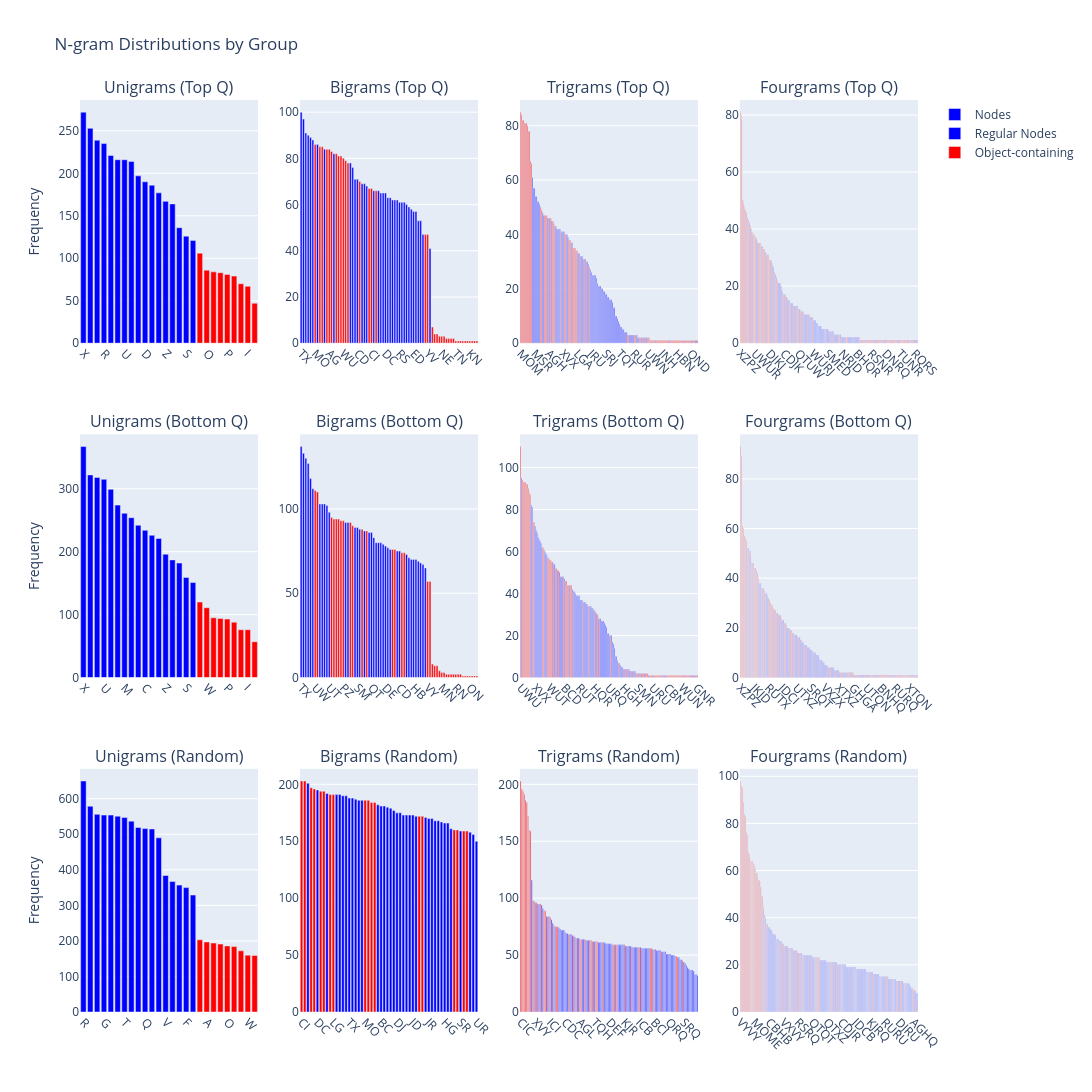

The code cell stored with this chart in its notebook:
### Code cell
def get_trajectory_data(source_type, explore_df, graph):
    """Get trajectory data based on source type."""
    if source_type == "top_quartile":
        return "".join(explore_df[explore_df['quartile'] == 4]['explore_traj'].values)
    elif source_type == "bottom_quartile":
        return "".join(explore_df[explore_df['quartile'] == 1]['explore_traj'].values)
    elif source_type == "random_walk":
        return "".join(random_walk(graph, start_node='A', n_steps=10000))
    else:
        raise ValueError("Invalid source type")

def process_ngrams(trajectory, n, top_k=None):
    """Process n-grams and return sorted, filtered counts."""
    ngrams = get_ngrams(trajectory, n)
    ngram_counts = Counter(ngrams)
    filtered = {k: v for k, v in ngram_counts.items() if '#' not in k and ' ' not in k}
    sorted_counts = dict(sorted(filtered.items(), key=lambda x: x[1], reverse=True))
    if top_k:
        return dict(list(sorted_counts.items())[:top_k])
    return sorted_counts

def create_bar_trace(data_dict, highlight_nodes, row, col):
    """Create a bar trace with appropriate coloring."""
    colors = ['red' if any(node in highlight_nodes for node in ngram) else 'blue' 
              for ngram in data_dict.keys()]
    
    return go.Bar(
        x=list(data_dict.keys()),
        y=list(data_dict.values()),
        marker_color=colors,
        showlegend=(row == 1 and col == 1),  # Only show legend for first plot
        name='Nodes' if col == 1 else 'Bigrams' if col == 2 else 'Trigrams' if col == 3 else 'Fourgrams'
    )

# Create figure with 3x4 subplots
fig = make_subplots(
    rows=3, cols=4,
    subplot_titles=('Unigrams (Top Q)', 'Bigrams (Top Q)', 'Trigrams (Top Q)', 'Fourgrams (Top Q)',
                   'Unigrams (Bottom Q)', 'Bigrams (Bottom Q)', 'Trigrams (Bottom Q)', 'Fourgrams (Bottom Q)',
                   'Unigrams (Random)', 'Bigrams (Random)', 'Trigrams (Random)', 'Fourgrams (Random)'),
    vertical_spacing=0.1
)

highlight_nodes = set('ALIKNOPWY')
source_types = ["top_quartile", "bottom_quartile", "random_walk"]

# Process each source type (creates one row of plots)
for row_idx, source_type in enumerate(source_types, 1):
    # Get trajectory data
    trajs_to_plot = get_trajectory_data(source_type, explore_df, graph)
    
    # Create each type of n-gram plot
    unigrams = process_ngrams(trajs_to_plot, 1)
    bigrams = process_ngrams(trajs_to_plot, 2)
    trigrams = process_ngrams(trajs_to_plot, 3)#, top_k=20)
    fourgrams = process_ngrams(trajs_to_plot, 4)#, top_k=20)
    
    # Add traces for each n-gram type
    for col_idx, ngrams in enumerate([unigrams, bigrams, trigrams, fourgrams], 1):
        trace = create_bar_trace(ngrams, highlight_nodes, row_idx, col_idx)
        fig.add_trace(trace, row=row_idx, col=col_idx)

# Add dummy traces for legend
fig.add_trace(
    go.Bar(x=[None], y=[None], name='Regular Nodes', marker_color='blue',
           showlegend=True),
    row=1, col=1
)
fig.add_trace(
    go.Bar(x=[None], y=[None], name='Object-containing', marker_color='red',
           showlegend=True),
    row=1, col=1
)

# Update layout
fig.update_layout(
    height=1500,  # Increased height for 3 rows
    width=2000,
    showlegend=True,
    title_text="N-gram Distributions by Group"
)

# Update all x-axes
for row in range(1, 4):
    for col in range(1, 5):
        fig.update_xaxes(tickangle=45, row=row, col=col)
        if col == 1:  # Only add y-axis title for first column
            fig.update_yaxes(title_text="Frequency", row=row, col=col)

fig.show()

### Figure 1 — Plotly figure (JSON) as saved in the notebook; plotly's stock layout.template omitted (floating-point values rounded to 4 significant figures; data arrays with more than 128 entries replaced by an {"elided": "..."} marker saying what was removed)
{"data": [{"marker": {"color": ["blue", "blue", "blue", "blue", "blue", "blue", "blue", "blue", "blue", "blue", "blue", "blue", "blue", "blue", "blue", "blue", "blue", "red", "red", "red", "red", "red", "red", "red", "red", "red"]}, "name": "Nodes", "showlegend": true, "type": "bar", "x": ["X", "G", "T", "R", "M", "E", "U", "H", "C", "D", "J", "Q", "Z", "F", "V", "S", "B", "N", "O", "A", "W", "P", "L", "K", "I", "Y"], "xaxis": "x", "y": [272, 253, 239, 235, 221, 216, 216, 214, 197, 190, 186, 177, 167, 164, 136, 126, 121, 106, 86, 84, 83, 81, 79, 70, 67, 47], "yaxis": "y"}, {"marker": {"color": ["blue", "blue", "blue", "blue", "blue", "blue", "red", "blue", "red", "red", "blue", "red", "red", "red", "blue", "red", "red", "red", "red", "red", "red", "blue", "blue", "blue", "blue", "red", "blue", "blue", "blue", "red", "red", "blue", "red", "blue", "blue", "blue", "blue", "blue", "blue", "blue", "blue", "blue", "blue", "blue", "blue", "blue", "blue", "blue", "blue", "blue", "blue", "blue", "blue", "red", "red", "blue", "red", "red", "red", "red", "red", "red", "red", "red", "red", "red", "red", "red", "red", "red", "red", "red", "red", "red", "red", "red"]}, "name": "Bigrams", "showlegend": false, "type": "bar", "x": ["TX", "XT", "HG", "GH", "XV", "VX", "MO", "XZ", "OM", "FN", "ZX", "GA", "AG", "UW", "EF", "NF", "ZP", "PZ", "WU", "GL", "LG", "FE", "EM", "TQ", "CD", "JK", "UT", "QT", "ME", "KJ", "CI", "BC", "IC", "TU", "DE", "MS", "DC", "QH", "SR", "RU", "HB", "RJ", "RS", "JR", "UR", "SM", "HQ", "CB", "ED", "DJ", "JD", "BH", "RQ", "VY", "YV", "QR", "NR", "NH", "ND", "QN", "NE", "UN", "NU", "DN", "BN", "WN", "TN", "SN", "JN", "IN", "HN", "VN", "KN", "NT", "ON", "ZN"], "xaxis": "x2", "y": [100, 97, 91, 90, 89, 88, 86, 86, 85, 85, 84, 84, 84, 83, 82, 82, 81, 81, 80, 79, 78, 78, 76, 71, 71, 70, 69, 69, 68, 67, 67, 66, 66, 66, 65, 65, 65, 63, 63, 62, 62, 62, 61, 61, 61, 60, 59, 58, 57, 57, 53, 53, 47, 47, 47, 41, 7, 4, 4, 3, 3, 3, 2, 2, 2, 2, 1, 1, 1, 1, 1, 1, 1, 1, 1, 1], "yaxis": "y2"}, {"marker": {"color": {"elided": "176 str values"}}, "name": "Trigrams", "showlegend": false, "type": "bar", "x": {"elided": "176 str values"}, "xaxis": "x3", "y": {"elided": "176 int values"}, "yaxis": "y3"}, {"marker": {"color": {"elided": "331 str values"}}, "name": "Fourgrams", "showlegend": false, "type": "bar", "x": {"elided": "331 str values"}, "xaxis": "x4", "y": {"elided": "331 int values"}, "yaxis": "y4"}, {"marker": {"color": ["blue", "blue", "blue", "blue", "blue", "blue", "blue", "blue", "blue", "blue", "blue", "blue", "blue", "blue", "blue", "blue", "blue", "red", "red", "red", "red", "red", "red", "red", "red", "red"]}, "name": "Nodes", "showlegend": false, "type": "bar", "x": ["X", "R", "T", "U", "G", "H", "M", "E", "D", "C", "Q", "J", "Z", "V", "F", "S", "B", "N", "W", "A", "O", "P", "L", "K", "I", "Y"], "xaxis": "x5", "y": [367, 322, 318, 315, 299, 274, 261, 254, 242, 234, 226, 221, 196, 187, 182, 159, 151, 120, 111, 95, 94, 93, 88, 76, 76, 57], "yaxis": "y5"}, {"marker": {"color": ["blue", "blue", "blue", "blue", "blue", "blue", "red", "red", "blue", "blue", "blue", "blue", "blue", "red", "red", "red", "red", "red", "red", "blue", "blue", "red", "red", "blue", "blue", "blue", "red", "blue", "red", "blue", "blue", "blue", "blue", "blue", "blue", "blue", "blue", "blue", "blue", "red", "red", "blue", "blue", "red", "red", "blue", "blue", "blue", "blue", "blue", "blue", "blue", "blue", "blue", "red", "red", "red", "red", "red", "red", "red", "red", "red", "red", "red", "red", "red", "red", "red", "red", "red", "red", "red", "red", "red", "red"]}, "name": "Bigrams", "showlegend": false, "type": "bar", "x": ["TX", "XT", "XV", "VX", "HG", "GH", "UW", "WU", "XZ", "ZX", "UR", "TU", "UT", "GA", "FN", "AG", "MO", "ZP", "PZ", "EF", "DC", "OM", "NF", "RU", "SM", "FE", "GL", "ME", "LG", "RS", "QT", "HQ", "ED", "BH", "EM", "CB", "DE", "RJ", "TQ", "JK", "CI", "JD", "CD", "KJ", "IC", "MS", "QR", "DJ", "HB", "SR", "JR", "BC", "RQ", "QH", "VY", "YV", "NR", "NU", "NH", "ND", "MN", "QN", "DN", "HN", "KN", "UN", "RN", "VN", "CN", "NE", "BN", "AN", "ON", "XN", "IN", "GN"], "xaxis": "x6", "y": [137, 133, 130, 127, 118, 112, 111, 110, 103, 103, 103, 102, 98, 95, 94, 94, 94, 93, 93, 92, 92, 92, 90, 89, 89, 88, 88, 87, 87, 86, 86, 83, 80, 80, 80, 79, 78, 77, 76, 76, 76, 75, 75, 74, 74, 73, 71, 70, 70, 70, 69, 68, 67, 65, 57, 57, 8, 7, 7, 4, 3, 3, 2, 2, 2, 2, 2, 2, 2, 1, 1, 1, 1, 1, 1, 1], "yaxis": "y6"}, {"marker": {"color": {"elided": "182 str values"}}, "name": "Trigrams", "showlegend": false, "type": "bar", "x": {"elided": "182 str values"}, "xaxis": "x7", "y": {"elided": "182 int values"}, "yaxis": "y7"}, {"marker": {"color": {"elided": "355 str values"}}, "name": "Fourgrams", "showlegend": false, "type": "bar", "x": {"elided": "355 str values"}, "xaxis": "x8", "y": {"elided": "355 int values"}, "yaxis": "y8"}, {"marker": {"color": ["blue", "blue", "blue", "blue", "blue", "blue", "blue", "blue", "blue", "blue", "blue", "blue", "blue", "blue", "blue", "blue", "blue", "red", "red", "red", "red", "red", "red", "red", "red", "red"]}, "name": "Nodes", "showlegend": false, "type": "bar", "x": ["R", "C", "D", "G", "E", "X", "T", "M", "H", "Q", "J", "U", "V", "B", "Z", "F", "S", "I", "A", "Y", "L", "O", "P", "K", "W", "N"], "xaxis": "x9", "y": [650, 579, 556, 554, 554, 551, 547, 537, 519, 516, 515, 490, 384, 367, 357, 350, 329, 203, 197, 194, 191, 186, 184, 172, 160, 159], "yaxis": "y9"}, {"marker": {"color": ["red", "red", "blue", "red", "red", "blue", "red", "red", "blue", "red", "red", "blue", "blue", "blue", "blue", "blue", "blue", "blue", "blue", "blue", "red", "red", "red", "red", "blue", "blue", "blue", "blue", "blue", "blue", "blue", "blue", "blue", "blue", "blue", "blue", "blue", "red", "red", "blue", "blue", "blue", "blue", "blue", "blue", "blue", "blue", "blue", "red", "red", "blue", "red", "red", "blue", "blue", "blue"]}, "name": "Bigrams", "showlegend": false, "type": "bar", "x": ["CI", "IC", "CD", "AG", "GA", "DC", "VY", "YV", "HB", "GL", "LG", "EF", "FE", "XV", "VX", "TX", "XT", "TQ", "BH", "DE", "MO", "OM", "ZP", "PZ", "ED", "BC", "EM", "UT", "QT", "ME", "DJ", "CB", "XZ", "ZX", "MS", "JD", "TU", "JK", "KJ", "QR", "JR", "SM", "RQ", "RJ", "GH", "HG", "QH", "HQ", "UW", "WU", "SR", "FN", "NF", "RU", "RS", "UR"], "xaxis": "x10", "y": [203, 203, 201, 197, 196, 195, 194, 194, 192, 191, 191, 191, 191, 190, 190, 188, 188, 187, 186, 186, 186, 186, 184, 184, 182, 181, 181, 180, 179, 177, 175, 175, 173, 173, 173, 173, 172, 172, 172, 171, 170, 170, 168, 168, 167, 166, 166, 161, 160, 160, 159, 159, 159, 158, 156, 150], "yaxis": "y10"}, {"marker": {"color": {"elided": "144 str values"}}, "name": "Trigrams", "showlegend": false, "type": "bar", "x": {"elided": "144 str values"}, "xaxis": "x11", "y": {"elided": "144 int values"}, "yaxis": "y11"}, {"marker": {"color": {"elided": "370 str values"}}, "name": "Fourgrams", "showlegend": false, "type": "bar", "x": {"elided": "370 str values"}, "xaxis": "x12", "y": {"elided": "370 int values"}, "yaxis": "y12"}, {"marker": {"color": "blue"}, "name": "Regular Nodes", "showlegend": true, "type": "bar", "x": [null], "xaxis": "x", "y": [null], "yaxis": "y"}, {"marker": {"color": "red"}, "name": "Object-containing", "showlegend": true, "type": "bar", "x": [null], "xaxis": "x", "y": [null], "yaxis": "y"}], "layout": {"annotations": [{"font": {"size": 16}, "showarrow": false, "text": "Unigrams (Top Q)", "x": 0.1062, "xanchor": "center", "xref": "paper", "y": 1, "yanchor": "bottom", "yref": "paper"}, {"font": {"size": 16}, "showarrow": false, "text": "Bigrams (Top Q)", "x": 0.3688, "xanchor": "center", "xref": "paper", "y": 1, "yanchor": "bottom", "yref": "paper"}, {"font": {"size": 16}, "showarrow": false, "text": "Trigrams (Top Q)", "x": 0.6313, "xanchor": "center", "xref": "paper", "y": 1, "yanchor": "bottom", "yref": "paper"}, {"font": {"size": 16}, "showarrow": false, "text": "Fourgrams (Top Q)", "x": 0.8938, "xanchor": "center", "xref": "paper", "y": 1, "yanchor": "bottom", "yref": "paper"}, {"font": {"size": 16}, "showarrow": false, "text": "Unigrams (Bottom Q)", "x": 0.1062, "xanchor": "center", "xref": "paper", "y": 0.6333, "yanchor": "bottom", "yref": "paper"}, {"font": {"size": 16}, "showarrow": false, "text": "Bigrams (Bottom Q)", "x": 0.3688, "xanchor": "center", "xref": "paper", "y": 0.6333, "yanchor": "bottom", "yref": "paper"}, {"font": {"size": 16}, "showarrow": false, "text": "Trigrams (Bottom Q)", "x": 0.6313, "xanchor": "center", "xref": "paper", "y": 0.6333, "yanchor": "bottom", "yref": "paper"}, {"font": {"size": 16}, "showarrow": false, "text": "Fourgrams (Bottom Q)", "x": 0.8938, "xanchor": "center", "xref": "paper", "y": 0.6333, "yanchor": "bottom", "yref": "paper"}, {"font": {"size": 16}, "showarrow": false, "text": "Unigrams (Random)", "x": 0.1062, "xanchor": "center", "xref": "paper", "y": 0.2667, "yanchor": "bottom", "yref": "paper"}, {"font": {"size": 16}, "showarrow": false, "text": "Bigrams (Random)", "x": 0.3688, "xanchor": "center", "xref": "paper", "y": 0.2667, "yanchor": "bottom", "yref": "paper"}, {"font": {"size": 16}, "showarrow": false, "text": "Trigrams (Random)", "x": 0.6313, "xanchor": "center", "xref": "paper", "y": 0.2667, "yanchor": "bottom", "yref": "paper"}, {"font": {"size": 16}, "showarrow": false, "text": "Fourgrams (Random)", "x": 0.8938, "xanchor": "center", "xref": "paper", "y": 0.2667, "yanchor": "bottom", "yref": "paper"}], "height": 1500, "showlegend": true, "title": {"text": "N-gram Distributions by Group"}, "width": 2000, "xaxis": {"anchor": "y", "domain": [0, 0.2125], "tickangle": 45}, "xaxis10": {"anchor": "y10", "domain": [0.2625, 0.475], "tickangle": 45}, "xaxis11": {"anchor": "y11", "domain": [0.525, 0.7375], "tickangle": 45}, "xaxis12": {"anchor": "y12", "domain": [0.7875, 1], "tickangle": 45}, "xaxis2": {"anchor": "y2", "domain": [0.2625, 0.475], "tickangle": 45}, "xaxis3": {"anchor": "y3", "domain": [0.525, 0.7375], "tickangle": 45}, "xaxis4": {"anchor": "y4", "domain": [0.7875, 1], "tickangle": 45}, "xaxis5": {"anchor": "y5", "domain": [0, 0.2125], "tickangle": 45}, "xaxis6": {"anchor": "y6", "domain": [0.2625, 0.475], "tickangle": 45}, "xaxis7": {"anchor": "y7", "domain": [0.525, 0.7375], "tickangle": 45}, "xaxis8": {"anchor": "y8", "domain": [0.7875, 1], "tickangle": 45}, "xaxis9": {"anchor": "y9", "domain": [0, 0.2125], "tickangle": 45}, "yaxis": {"anchor": "x", "domain": [0.7333, 1], "title": {"text": "Frequency"}}, "yaxis10": {"anchor": "x10", "domain": [0, 0.2667]}, "yaxis11": {"anchor": "x11", "domain": [0, 0.2667]}, "yaxis12": {"anchor": "x12", "domain": [0, 0.2667]}, "yaxis2": {"anchor": "x2", "domain": [0.7333, 1]}, "yaxis3": {"anchor": "x3", "domain": [0.7333, 1]}, "yaxis4": {"anchor": "x4", "domain": [0.7333, 1]}, "yaxis5": {"anchor": "x5", "domain": [0.3667, 0.6333], "title": {"text": "Frequency"}}, "yaxis6": {"anchor": "x6", "domain": [0.3667, 0.6333]}, "yaxis7": {"anchor": "x7", "domain": [0.3667, 0.6333]}, "yaxis8": {"anchor": "x8", "domain": [0.3667, 0.6333]}, "yaxis9": {"anchor": "x9", "domain": [0, 0.2667], "title": {"text": "Frequency"}}}}
